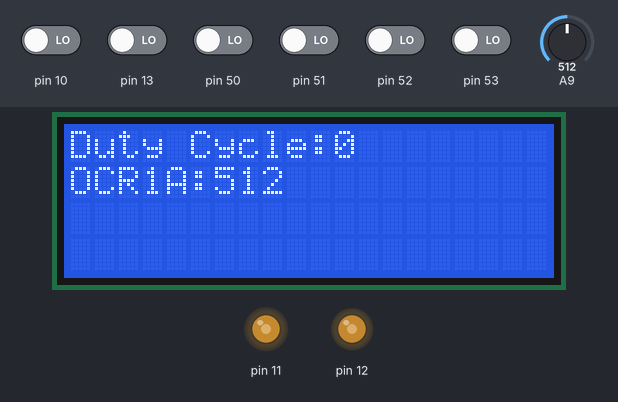
The sketch below on a simulated Arduino Mega 2560, built with avr-gcc and run on an emulated ATmega2560. Shown: 20×4 character LCD, output pins drawn as LEDs (lit = HIGH). Inputs (shaded band) come from the test bench; at power-on: pin 10, pin 13, pin 50–53 LOW, A9 = 512.

Above: at 1.2 s.
1.3 s: pin 53 driven HIGH
At 2.4 s:
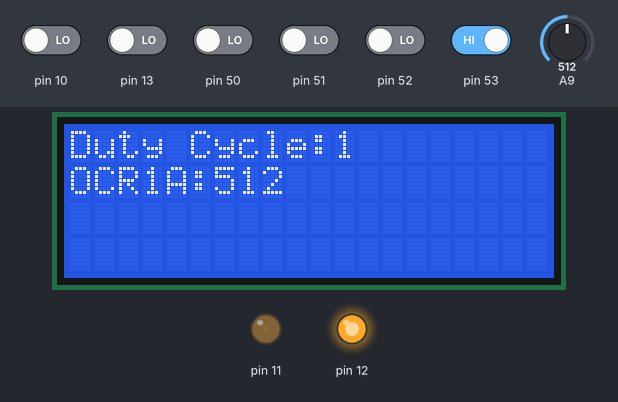
2.8 s: A9 set to 716
At 4.0 s:
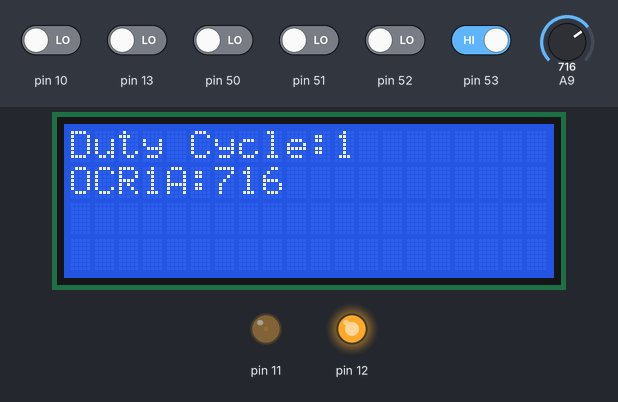
4.3 s: A9 set to 900
At 5.0 s:
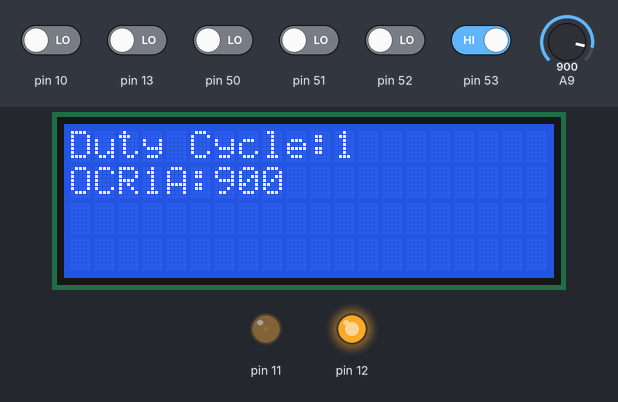
5.8 s: A9 set to 1023
At 6.4 s:
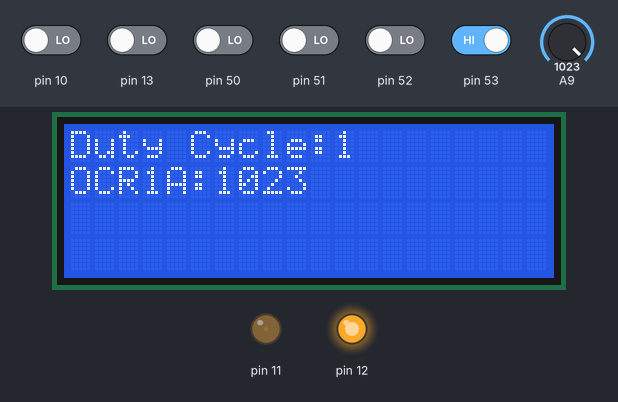
Timing chart, 0 to 8.3 s (numbered marks = the images above; inputs shaded):
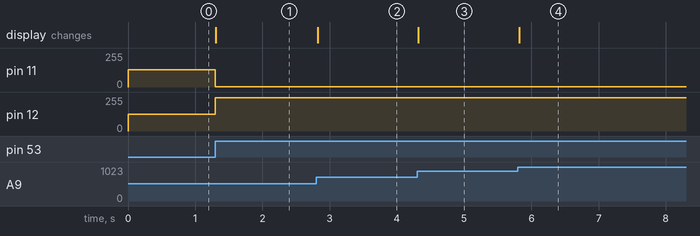

Measured:
- after the input at 1.3 s, pin 11: 128/255 → 2/255 at once; pin 12: 124/255 → 249/255 at once; the display: changes at once (image 1)
- after the input at 2.8 s, the display: changes at once (image 2)
- after the input at 4.3 s, the display: changes at once (image 3)
- after the input at 5.8 s, the display: changes at once (image 4)

The sketch:

Buck_Converter_Mikrocontroller_Code.ino
```cpp
#include <LiquidCrystal_I2C.h>

bool currentPin,lastPin;
unsigned long startDeb,endDeb;
int Dutycycle,Data_Tegangan;

LiquidCrystal_I2C lcd(0x3f, 20, 4);

void setup() {
  TCCR1A = B10110010;
  TCCR1B = B00011001;
  ICR1 = 640;
  DDRB = B01100000;
  OCR1A = 320;
  OCR1B = OCR1A + 10;
  PCICR = B00000001;
  PCMSK0 = B00000111;
  lcd.init();
  lcd.backlight();
  lcd.setCursor(0,0);
  lcd.print("Duty Cycle:");
  lcd.setCursor(0,1);
  lcd.print("OCR1A:");
}

void loop() {
Data_Tegangan = analogRead(A9);
lcd.setCursor(11,0);
lcd.print(Dutycycle);
lcd.print("   ");
lcd.setCursor(6,1);
lcd.print(Data_Tegangan);
lcd.print("   ");
}

ISR(PCINT0_vect) {
  currentPin = ((1 << 0)&PINB) >> 0;
  startDeb = micros();
  if (startDeb - endDeb > 9000) {
    if (currentPin != lastPin) {
      if (((1 << 0)&PINB) >> 0 != ((1 << 1)&PINB) >> 1) {
        Dutycycle += 1;
      }
      else if (((1 << 0)&PINB) >> 0 == ((1 << 1)&PINB) >> 1) {
        Dutycycle -= 1;
      }
      if (Dutycycle >= 98) {
        Dutycycle = 98;
      }
      else if (Dutycycle <= 1) {
        Dutycycle = 1;
      }
      dutyCycle(Dutycycle);
      lastPin = currentPin;
      endDeb = startDeb;
    }
  }
}

int dutyCycle(int duty) {
  if (duty >= 98) {
    duty = 98;
  }
  else if (duty <= 1) {
    duty = 1;
  }
  OCR1A = duty * 6.3;
  OCR1B = OCR1A + 10;
  return duty;
}
```
